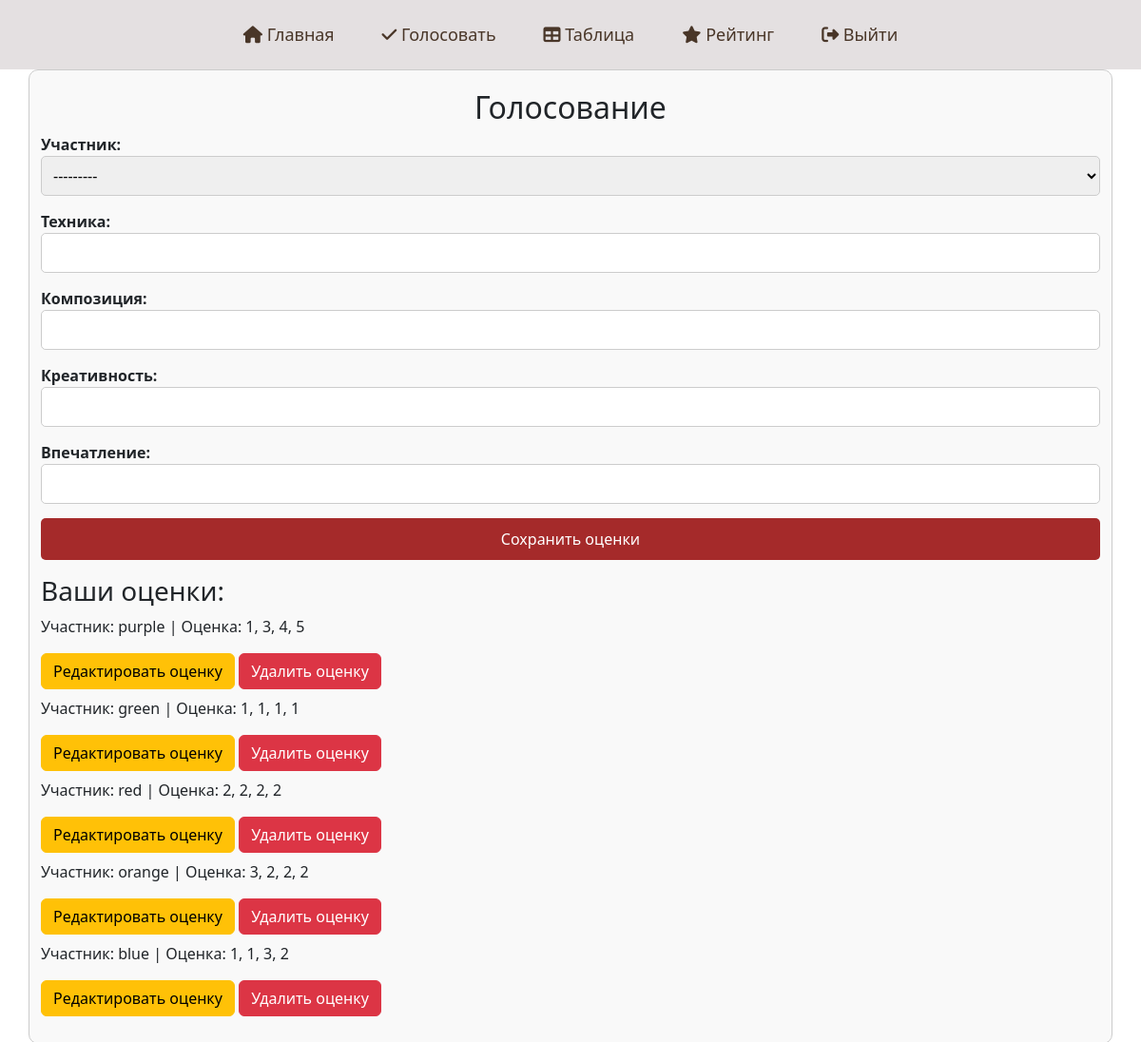
Page /vote/ (signed in) on the committed database.
### vote/models.py (models this page shows, shortened)
class Score(models.Model):
    jury = models.ForeignKey(User, on_delete=models.CASCADE)  # Жюри
    participant = models.ForeignKey(Participant, on_delete=models.CASCADE)  # Участник
    technique = models.IntegerField()
    composition = models.IntegerField()
    creativity = models.IntegerField()
    impression = models.IntegerField()

### main/models.py (models this page shows)
class Participant(models.Model):
    number = models.PositiveIntegerField('Номер',unique=True)  # Уникальный номер участника
    name = models.CharField('Название', max_length=200)  # Имя участника
    def __str__(self):
        return f"{self.number} - {self.name}"
    class Meta:
        verbose_name = 'Участник'
        verbose_name_plural = 'Участники'

### vote/views.py (the view)
# urls.py: path('', views.vote_page, name ='vote_page'),
@login_required
def vote_page(request):
    success_message = None
    error_message = None
    scores = Score.objects.filter(jury=request.user)
    if request.method == 'POST':
        form = ScoreForm(request.POST)
        if form.is_valid():
            participant = form.cleaned_data['participant']
            existing_score = Score.objects.filter(jury=request.user, participant=participant).first()
            if existing_score:
                error_message = "Вы уже оценили данного участника!"
            else:
                score = form.save(commit=False)
                score.jury = request.user  # Текущий пользователь - жюри
                score.save()
                success_message = "Оценки успешно сохранены!"
                form = ScoreForm()  # Очищаем форму после успешного сохранения
    else:
        form = ScoreForm()
    participants = Participant.objects.all()  # Получаем всех участников для выбора
    return render(request, 'vote/vote.html', {
        'form': form,
        'participants': participants,
        'success_message': success_message,
        'error_message': error_message,
        'scores': scores,  # Передаем все оценки текущего пользователя
    })

### vote/forms.py
class ScoreForm(forms.ModelForm):
    participant = forms.ModelChoiceField(queryset=Participant.objects.all(), label="Участник")
    class Meta:
        model = Score
        fields = ['participant', 'technique', 'composition', 'creativity', 'impression']
        labels = {
            'technique': 'Техника',
            'composition': 'Композиция',
            'creativity': 'Креативность',
            'impression': 'Впечатление',
        }
        widgets = {
            'technique': forms.NumberInput(attrs={'min': 0, 'max': 10}),
            'composition': forms.NumberInput(attrs={'min': 0, 'max': 10}),
            'creativity': forms.NumberInput(attrs={'min': 0, 'max': 10}),
            'impression': forms.NumberInput(attrs={'min': 0, 'max': 10}),
        }

### vote/templates/vote/vote.html (shortened to what this page needs)
{% load static %}
<!DOCTYPE html>
<html lang="ru">
<head>
    <link rel="stylesheet" href="{% static 'vote/css/vote.css' %}">
    <link rel="stylesheet" href="https://cdn.jsdelivr.net/npm/bootstrap@5.3.3/dist/css/bootstrap.min.css">
    <link rel="stylesheet" href="https://use.fontawesome.com/releases/v6.6.0/css/all.css">
</head>
<body>
<header>
    <nav class="navbar">
        <ul class="navbar-menu">
            <li><a href="{% url 'main' %}"><i class="fa-solid fa-house"></i> Главная</a></li>
            <li><a href="{% url 'vote_page' %}"><i class="fa-solid fa-check"></i> Голосовать</a></li>
            <li><a href="{% url 'participant_scores' %}"><i class="fa-solid fa-table"></i> Таблица</a></li>
            <li><a href="#"><i class="fa-solid fa-star"></i> Рейтинг</a></li>
            <li><a href="{% url 'signup' %}"><i class="fa-solid fa-right-from-bracket"></i> Выйти</a></li>
        </ul>
    </nav>
</header>
<div class="container">
    <h2>Голосование</h2>
    <form method="post">
        <div class="form-group">
            <label for="{{ form.participant.id_for_label }}">Участник:</label>
            {{ form.participant }}
        </div>
        <div class="form-group">
            <label for="{{ form.technique.id_for_label }}">Техника:</label>
            {{ form.technique }}
        </div>
        <div class="form-group">
            <label for="{{ form.composition.id_for_label }}">Композиция:</label>
            {{ form.composition }}
        </div>
        <div class="form-group">
            <label for="{{ form.creativity.id_for_label }}">Креативность:</label>
            {{ form.creativity }}
        </div>
        <div class="form-group">
            <label for="{{ form.impression.id_for_label }}">Впечатление:</label>
            {{ form.impression }}
        </div>
        <button type="submit" class="btn">Сохранить оценки</button>
    </form>
    <div class="mt-3">
        <h3>Ваши оценки:</h3>
        {% if scores %}
            {% for score in scores %}
                <div class="mb-2">
                    <p>Участник: {{ score.participant.name }} | Оценка: {{ score.technique }}, {{ score.composition }}, {{ score.creativity }}, {{ score.impression }}</p>
                    <a href="{% url 'edit_score' score.id %}" class="btn btn-warning">Редактировать оценку</a>
                    <a href="{% url 'delete_score' score.id %}" class="btn btn-danger" onclick="return confirm('Вы уверены, что хотите удалить эту оценку?');">Удалить оценку</a>
                </div>
            {% endfor %}
        {% else %}
            <p>Оценок нет.</p>
        {% endif %}
    </div>
</div>
</body>
</html>

### vote/static/vote/css/vote.css (style rules this page uses)
body { font-family: Arial, sans-serif; background: #D6C0B3; }
.container { width: 50%; margin: 0 auto; padding: 20px; background-color: #f9f9f9; border: 1px solid #ccc; border-radius: 10px; }
h2 { text-align: center; }
.form-group { margin-bottom: 15px; }
label { display: block; font-weight: bold; }
input, select { width: 100%; padding: 8px; border: 1px solid #ccc; border-radius: 5px; }
button.btn { display: block; width: 100%; padding: 10px; background-color: brown; color: white; border: none; border-radius: 5px; cursor: pointer; }
header { background-color: #E4E0E1; padding: 15px 0; }
.navbar { display: flex; justify-content: center; align-items: center; flex-wrap: wrap; }
.navbar-menu { list-style: none; margin: 0; padding: 0; display: flex; gap: 20px; width: 100%; align-items: center; justify-content: center; }
.navbar-menu li { display: inline-block; }
.navbar-menu a { font-size: 18px; color: #493628; text-decoration: none; padding: 10px 15px; transition: color 0.3s ease; }

### rows in the picture
Score: participant.name "purple", technique "1", composition "3", creativity "4", impression "5"
Score: participant.name "green", technique "1", composition "1", creativity "1", impression "1"
Score: participant.name "red", technique "2", composition "2", creativity "2", impression "2"
Score: participant.name "orange", technique "3", composition "2", creativity "2", impression "2"
Score: participant.name "blue", technique "1", composition "1", creativity "3", impression "2"
